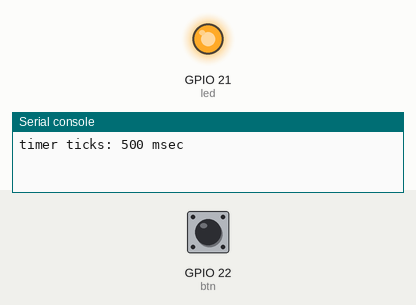
This program was run on a simulated ESP32 board running MicroPython. Parts: output pins drawn as LEDs (lit = HIGH), the last lines printed to the serial console. Inputs (shaded band) come from the test bench; at power-on: GPIO 22 (btn) HIGH. At 1.3 s the program stops and its outputs stay as they are.

Above: at 0.6 s.
At 1.2 s:
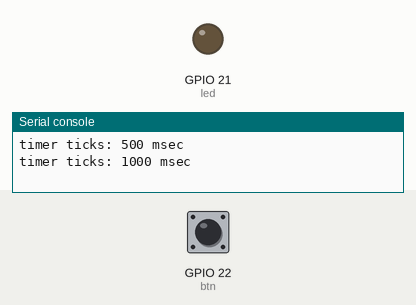
1.3 s: GPIO 22 (btn) pulled LOW for 0.15 s
At 1.8 s:
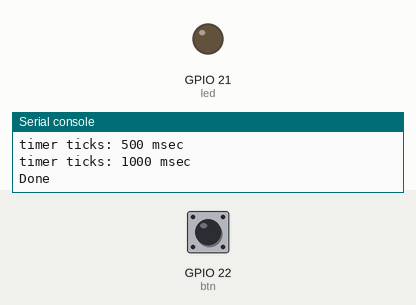
Timing chart, 0 to 2.8 s (numbered marks = the images above; inputs shaded):
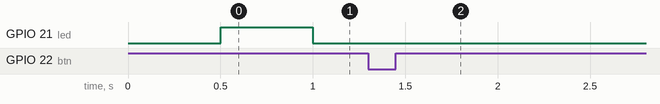

The program:

led_push_button_timer.py
```python
# file: led_push_button_timer.py
# LED toggle using software timer
# Date: 2020-04-22

from machine import Pin, Timer
from micropython import const
import utime as time

BTN_GPIO = const(22) # use GPIO-22 for push-button input
LED_GPIO = const(21) # use GPIO-21 for LED output

btn = Pin( BTN_GPIO, mode=Pin.IN, pull=Pin.PULL_UP )
led = Pin( LED_GPIO, mode=Pin.OUT )

def led_toggle(timer):
    global led
    # show elapsed system time in msec
    print( 'timer ticks: {} msec'.format(time.ticks_ms()) )
    led.value( not led.value() )

TIMER_NUM = const(-1)      # virtual Timer
timer = Timer( TIMER_NUM ) # create a Timer object

# use the timer in periodic mode (period = 500 msec)
timer.init( period=500, mode=Timer.PERIODIC, callback=led_toggle )

try:
    # Press the button to stop and exit the loop
    while True:
        # check whether button is pressed or not
        if btn.value() == 0:
            break
        time.sleep_ms(10)
except KeyboardInterrupt:
    print('Terminated...')
finally:
    timer.deinit() # stop timer
    print('Done')
```

Measured:
- after the input at 1.3 s, GPIO 21 (led): stays LOW (without the input it goes to HIGH after 0.20 s)
